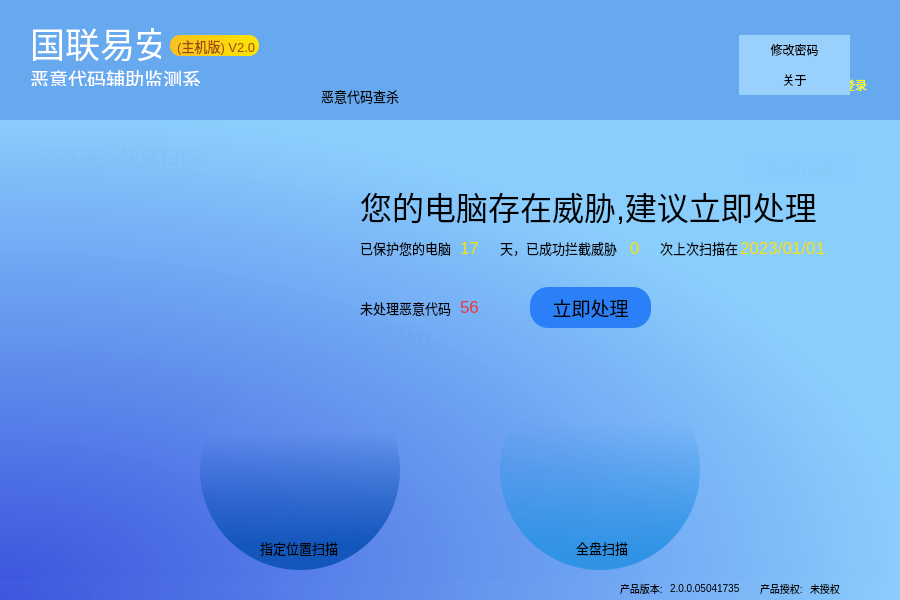
<?xml version="1.0" encoding="UTF-8"?>
<ui version="4.0">
 <class>MainWindow</class>
 <widget class="QWidget" name="MainWindow">
  <property name="geometry">
   <rect>
    <x>0</x>
    <y>0</y>
    <width>900</width>
    <height>600</height>
   </rect>
  </property>
  <property name="windowTitle">
   <string>Form</string>
  </property>
  <property name="styleSheet">
   <string notr="true">QWidget{border-radius: 10px;}
border: none;</string>
  </property>
  <widget class="QFrame" name="BackGroundFrame">
   <property name="geometry">
    <rect>
     <x>0</x>
     <y>0</y>
     <width>900</width>
     <height>600</height>
    </rect>
   </property>
   <property name="styleSheet">
    <string notr="true">border-radius: 0;</string>
   </property>
   <property name="frameShape">
    <enum>QFrame::StyledPanel</enum>
   </property>
   <property name="frameShadow">
    <enum>QFrame::Raised</enum>
   </property>
   <widget class="QFrame" name="TopFrame">
    <property name="geometry">
     <rect>
      <x>0</x>
      <y>0</y>
      <width>900</width>
      <height>120</height>
     </rect>
    </property>
    <property name="styleSheet">
     <string notr="true">background-color: rgb(102, 169, 239);
border: none;</string>
    </property>
    <property name="frameShape">
     <enum>QFrame::StyledPanel</enum>
    </property>
    <property name="frameShadow">
     <enum>QFrame::Raised</enum>
    </property>
    <widget class="QFrame" name="ButtonFrame">
     <property name="geometry">
      <rect>
       <x>300</x>
       <y>0</y>
       <width>360</width>
       <height>120</height>
      </rect>
     </property>
     <property name="frameShape">
      <enum>QFrame::StyledPanel</enum>
     </property>
     <property name="frameShadow">
      <enum>QFrame::Raised</enum>
     </property>
     <widget class="QPushButton" name="KillButton">
      <property name="geometry">
       <rect>
        <x>0</x>
        <y>0</y>
        <width>120</width>
        <height>120</height>
       </rect>
      </property>
      <property name="cursor">
       <cursorShape>PointingHandCursor</cursorShape>
      </property>
      <property name="styleSheet">
       <string notr="true">:hover{
	background-color: qlineargradient(spread:pad, x1:0.985075, y1:1, x2:1, y2:0, stop:0 rgba(118, 180, 242, 255), stop:1 rgba(167, 203, 240, 255));
}</string>
      </property>
      <property name="text">
       <string/>
      </property>
      <property name="icon">
       <iconset>
        <normaloff>../statics/imgs/Lock.png</normaloff>../statics/imgs/Lock.png</iconset>
      </property>
      <property name="iconSize">
       <size>
        <width>30</width>
        <height>30</height>
       </size>
      </property>
     </widget>
     <widget class="QLabel" name="KillButtonName">
      <property name="geometry">
       <rect>
        <x>21</x>
        <y>88</y>
        <width>81</width>
        <height>16</height>
       </rect>
      </property>
      <property name="styleSheet">
       <string notr="true">background-color: transparent;
font-size:13px;</string>
      </property>
      <property name="text">
       <string>恶意代码查杀</string>
      </property>
     </widget>
    </widget>
    <widget class="QFrame" name="MenuFrame">
     <property name="geometry">
      <rect>
       <x>660</x>
       <y>0</y>
       <width>240</width>
       <height>120</height>
      </rect>
     </property>
     <property name="frameShape">
      <enum>QFrame::StyledPanel</enum>
     </property>
     <property name="frameShadow">
      <enum>QFrame::Raised</enum>
     </property>
     <widget class="QPushButton" name="CloseButton">
      <property name="geometry">
       <rect>
        <x>195</x>
        <y>5</y>
        <width>30</width>
        <height>30</height>
       </rect>
      </property>
      <property name="cursor">
       <cursorShape>PointingHandCursor</cursorShape>
      </property>
      <property name="styleSheet">
       <string notr="true">:hover{
	background-color: qlineargradient(spread:pad, x1:0.985075, y1:1, x2:1, y2:0, stop:0 rgba(118, 180, 242, 255), stop:1 rgba(167, 203, 240, 255));
}</string>
      </property>
      <property name="text">
       <string/>
      </property>
      <property name="icon">
       <iconset>
        <normaloff>../statics/imgs/close.png</normaloff>../statics/imgs/close.png</iconset>
      </property>
      <property name="iconSize">
       <size>
        <width>23</width>
        <height>23</height>
       </size>
      </property>
     </widget>
     <widget class="QPushButton" name="MiniButtuon">
      <property name="geometry">
       <rect>
        <x>155</x>
        <y>5</y>
        <width>30</width>
        <height>30</height>
       </rect>
      </property>
      <property name="cursor">
       <cursorShape>PointingHandCursor</cursorShape>
      </property>
      <property name="styleSheet">
       <string notr="true">:hover{
	background-color: qlineargradient(spread:pad, x1:0.985075, y1:1, x2:1, y2:0, stop:0 rgba(118, 180, 242, 255), stop:1 rgba(167, 203, 240, 255));
}</string>
      </property>
      <property name="text">
       <string/>
      </property>
      <property name="icon">
       <iconset>
        <normaloff>../statics/imgs/mini.png</normaloff>../statics/imgs/mini.png</iconset>
      </property>
      <property name="iconSize">
       <size>
        <width>18</width>
        <height>18</height>
       </size>
      </property>
     </widget>
     <widget class="QPushButton" name="SetButtuon">
      <property name="geometry">
       <rect>
        <x>115</x>
        <y>5</y>
        <width>30</width>
        <height>30</height>
       </rect>
      </property>
      <property name="cursor">
       <cursorShape>PointingHandCursor</cursorShape>
      </property>
      <property name="styleSheet">
       <string notr="true">:hover{
	background-color: qlineargradient(spread:pad, x1:0.985075, y1:1, x2:1, y2:0, stop:0 rgba(118, 180, 242, 255), stop:1 rgba(167, 203, 240, 255));
}</string>
      </property>
      <property name="text">
       <string/>
      </property>
      <property name="icon">
       <iconset>
        <normaloff>../statics/imgs/more.png</normaloff>../statics/imgs/more.png</iconset>
      </property>
      <property name="iconSize">
       <size>
        <width>20</width>
        <height>20</height>
       </size>
      </property>
     </widget>
     <widget class="QPushButton" name="SkinButton">
      <property name="geometry">
       <rect>
        <x>75</x>
        <y>5</y>
        <width>30</width>
        <height>30</height>
       </rect>
      </property>
      <property name="cursor">
       <cursorShape>PointingHandCursor</cursorShape>
      </property>
      <property name="styleSheet">
       <string notr="true">:hover{
	background-color: qlineargradient(spread:pad, x1:0.985075, y1:1, x2:1, y2:0, stop:0 rgba(118, 180, 242, 255), stop:1 rgba(167, 203, 240, 255));
}</string>
      </property>
      <property name="text">
       <string/>
      </property>
      <property name="icon">
       <iconset>
        <normaloff>../statics/imgs/skin.png</normaloff>../statics/imgs/skin.png</iconset>
      </property>
      <property name="iconSize">
       <size>
        <width>20</width>
        <height>20</height>
       </size>
      </property>
     </widget>
     <widget class="QPushButton" name="LoginButton">
      <property name="geometry">
       <rect>
        <x>165</x>
        <y>70</y>
        <width>60</width>
        <height>30</height>
       </rect>
      </property>
      <property name="cursor">
       <cursorShape>PointingHandCursor</cursorShape>
      </property>
      <property name="styleSheet">
       <string notr="true">QPushButton{
	color: yellow;
	border-radius: 15;
}
:hover{
	background-color: rgb(145, 193, 243);
}</string>
      </property>
      <property name="text">
       <string>登录</string>
      </property>
     </widget>
     <widget class="QLabel" name="label">
      <property name="geometry">
       <rect>
        <x>90</x>
        <y>70</y>
        <width>52</width>
        <height>30</height>
       </rect>
      </property>
      <property name="text">
       <string>普通用户</string>
      </property>
     </widget>
     <widget class="QLabel" name="AvatarLabel">
      <property name="geometry">
       <rect>
        <x>40</x>
        <y>60</y>
        <width>40</width>
        <height>40</height>
       </rect>
      </property>
      <property name="text">
       <string/>
      </property>
     </widget>
     <widget class="Line" name="line">
      <property name="enabled">
       <bool>true</bool>
      </property>
      <property name="geometry">
       <rect>
        <x>160</x>
        <y>75</y>
        <width>2</width>
        <height>20</height>
       </rect>
      </property>
      <property name="styleSheet">
       <string notr="true">background-color: rgb(255, 255, 255);</string>
      </property>
      <property name="orientation">
       <enum>Qt::Vertical</enum>
      </property>
     </widget>
     <widget class="QFrame" name="MoreMenuFrame">
      <property name="enabled">
       <bool>true</bool>
      </property>
      <property name="geometry">
       <rect>
        <x>79</x>
        <y>35</y>
        <width>111</width>
        <height>60</height>
       </rect>
      </property>
      <property name="styleSheet">
       <string notr="true">background-color: rgb(154, 209, 252);</string>
      </property>
      <property name="frameShape">
       <enum>QFrame::StyledPanel</enum>
      </property>
      <property name="frameShadow">
       <enum>QFrame::Raised</enum>
      </property>
      <widget class="QPushButton" name="ChangePassButton">
       <property name="geometry">
        <rect>
         <x>0</x>
         <y>0</y>
         <width>111</width>
         <height>30</height>
        </rect>
       </property>
       <property name="styleSheet">
        <string notr="true">:hover{
 color: black;
}</string>
       </property>
       <property name="text">
        <string>修改密码</string>
       </property>
      </widget>
      <widget class="QPushButton" name="AboutButton">
       <property name="geometry">
        <rect>
         <x>0</x>
         <y>30</y>
         <width>111</width>
         <height>30</height>
        </rect>
       </property>
       <property name="styleSheet">
        <string notr="true">:hover{
 color: black;
}</string>
       </property>
       <property name="text">
        <string>关于</string>
       </property>
      </widget>
     </widget>
    </widget>
    <widget class="QFrame" name="LogoFrame">
     <property name="geometry">
      <rect>
       <x>0</x>
       <y>0</y>
       <width>300</width>
       <height>120</height>
      </rect>
     </property>
     <property name="frameShape">
      <enum>QFrame::StyledPanel</enum>
     </property>
     <property name="frameShadow">
      <enum>QFrame::Raised</enum>
     </property>
     <widget class="QLabel" name="TitleLabel">
      <property name="geometry">
       <rect>
        <x>30</x>
        <y>25</y>
        <width>131</width>
        <height>36</height>
       </rect>
      </property>
      <property name="font">
       <font>
        <family>YouSheBiaoTiHei</family>
        <pointsize>-1</pointsize>
       </font>
      </property>
      <property name="styleSheet">
       <string notr="true">background-color: transparent;
color: rgb(255, 255, 255);
font-size:35px;</string>
      </property>
      <property name="text">
       <string>国联易安</string>
      </property>
     </widget>
     <widget class="QLabel" name="VersionLabel">
      <property name="geometry">
       <rect>
        <x>170</x>
        <y>35</y>
        <width>89</width>
        <height>21</height>
       </rect>
      </property>
      <property name="font">
       <font>
        <pointsize>-1</pointsize>
       </font>
      </property>
      <property name="styleSheet">
       <string notr="true">background-color: qlineargradient(spread:pad, x1:0, y1:0.505682, x2:1, y2:0.505682, stop:0 rgba(250, 193, 31, 255), stop:1 rgba(252, 228, 4, 255));
color: rgb(156, 69, 21);
border-radius: 10;
font-size:13px;</string>
      </property>
      <property name="text">
       <string>  (主机版) V2.0 </string>
      </property>
     </widget>
     <widget class="QLabel" name="SloganLabel">
      <property name="geometry">
       <rect>
        <x>30</x>
        <y>70</y>
        <width>171</width>
        <height>16</height>
       </rect>
      </property>
      <property name="font">
       <font>
        <family>YouSheBiaoTiHei</family>
        <pointsize>-1</pointsize>
       </font>
      </property>
      <property name="styleSheet">
       <string notr="true">color: rgb(255, 255, 255);
font-size:19px;</string>
      </property>
      <property name="text">
       <string>恶意代码辅助监测系统</string>
      </property>
     </widget>
    </widget>
   </widget>
   <widget class="QFrame" name="BodyFrame">
    <property name="geometry">
     <rect>
      <x>0</x>
      <y>120</y>
      <width>900</width>
      <height>460</height>
     </rect>
    </property>
    <property name="styleSheet">
     <string notr="true">background-color: qradialgradient(spread:pad, cx:0, cy:1, radius:1.02262, fx:0, fy:1, stop:0 rgba(60, 86, 222, 255), stop:0.995025 rgba(138, 206, 253, 250));
border: none;</string>
    </property>
    <property name="frameShape">
     <enum>QFrame::StyledPanel</enum>
    </property>
    <property name="frameShadow">
     <enum>QFrame::Raised</enum>
    </property>
    <widget class="QFrame" name="UpperFrame">
     <property name="geometry">
      <rect>
       <x>0</x>
       <y>0</y>
       <width>900</width>
       <height>240</height>
      </rect>
     </property>
     <property name="styleSheet">
      <string notr="true">background-color: transparent;</string>
     </property>
     <property name="frameShape">
      <enum>QFrame::StyledPanel</enum>
     </property>
     <property name="frameShadow">
      <enum>QFrame::Raised</enum>
     </property>
     <widget class="QFrame" name="TextFrame">
      <property name="geometry">
       <rect>
        <x>350</x>
        <y>20</y>
        <width>541</width>
        <height>211</height>
       </rect>
      </property>
      <property name="font">
       <font>
        <family>.AppleSystemUIFont</family>
       </font>
      </property>
      <property name="frameShape">
       <enum>QFrame::StyledPanel</enum>
      </property>
      <property name="frameShadow">
       <enum>QFrame::Raised</enum>
      </property>
      <widget class="QLabel" name="WarningLabel">
       <property name="geometry">
        <rect>
         <x>10</x>
         <y>45</y>
         <width>461</width>
         <height>41</height>
        </rect>
       </property>
       <property name="font">
        <font>
         <pointsize>-1</pointsize>
        </font>
       </property>
       <property name="styleSheet">
        <string notr="true">font-size:32px;</string>
       </property>
       <property name="text">
        <string>您的电脑存在威胁,建议立即处理</string>
       </property>
      </widget>
      <widget class="QLabel" name="describe1">
       <property name="geometry">
        <rect>
         <x>10</x>
         <y>100</y>
         <width>91</width>
         <height>16</height>
        </rect>
       </property>
       <property name="styleSheet">
        <string notr="true">font-size:13px;</string>
       </property>
       <property name="text">
        <string>已保护您的电脑</string>
       </property>
      </widget>
      <widget class="QLabel" name="DaysLabel">
       <property name="geometry">
        <rect>
         <x>110</x>
         <y>100</y>
         <width>41</width>
         <height>16</height>
        </rect>
       </property>
       <property name="font">
        <font>
         <pointsize>-1</pointsize>
        </font>
       </property>
       <property name="styleSheet">
        <string notr="true">color: rgb(252, 225, 7);
font-size:17px;</string>
       </property>
       <property name="text">
        <string>17</string>
       </property>
      </widget>
      <widget class="QLabel" name="describe2">
       <property name="geometry">
        <rect>
         <x>150</x>
         <y>100</y>
         <width>121</width>
         <height>16</height>
        </rect>
       </property>
       <property name="styleSheet">
        <string notr="true">font-size:13px;</string>
       </property>
       <property name="text">
        <string>天，已成功拦截威胁</string>
       </property>
      </widget>
      <widget class="QLabel" name="TimesLabel">
       <property name="geometry">
        <rect>
         <x>280</x>
         <y>100</y>
         <width>31</width>
         <height>16</height>
        </rect>
       </property>
       <property name="font">
        <font>
         <pointsize>-1</pointsize>
        </font>
       </property>
       <property name="styleSheet">
        <string notr="true">color: rgb(252, 225, 7);
font-size:17px;</string>
       </property>
       <property name="text">
        <string>0</string>
       </property>
      </widget>
      <widget class="QLabel" name="describe3">
       <property name="geometry">
        <rect>
         <x>310</x>
         <y>100</y>
         <width>81</width>
         <height>16</height>
        </rect>
       </property>
       <property name="styleSheet">
        <string notr="true">font-size:13px;</string>
       </property>
       <property name="text">
        <string>次上次扫描在</string>
       </property>
      </widget>
      <widget class="QLabel" name="DateLabel">
       <property name="geometry">
        <rect>
         <x>390</x>
         <y>100</y>
         <width>91</width>
         <height>16</height>
        </rect>
       </property>
       <property name="font">
        <font>
         <pointsize>-1</pointsize>
        </font>
       </property>
       <property name="styleSheet">
        <string notr="true">color: rgb(252, 225, 7);
font-size:17px;</string>
       </property>
       <property name="text">
        <string>2023/01/01</string>
       </property>
      </widget>
      <widget class="QLabel" name="describe4">
       <property name="geometry">
        <rect>
         <x>10</x>
         <y>160</y>
         <width>91</width>
         <height>16</height>
        </rect>
       </property>
       <property name="styleSheet">
        <string notr="true">font-size:13px;</string>
       </property>
       <property name="text">
        <string>未处理恶意代码</string>
       </property>
      </widget>
      <widget class="QLabel" name="TotelLabel">
       <property name="geometry">
        <rect>
         <x>110</x>
         <y>159</y>
         <width>41</width>
         <height>16</height>
        </rect>
       </property>
       <property name="font">
        <font>
         <pointsize>-1</pointsize>
        </font>
       </property>
       <property name="styleSheet">
        <string notr="true">color: rgb(231, 57, 66);
font-size:17px;</string>
       </property>
       <property name="text">
        <string>56</string>
       </property>
      </widget>
      <widget class="QPushButton" name="ProcessButton">
       <property name="geometry">
        <rect>
         <x>180</x>
         <y>147</y>
         <width>121</width>
         <height>41</height>
        </rect>
       </property>
       <property name="font">
        <font>
         <pointsize>-1</pointsize>
        </font>
       </property>
       <property name="cursor">
        <cursorShape>PointingHandCursor</cursorShape>
       </property>
       <property name="styleSheet">
        <string notr="true">QPushButton{
    font-size:19px;
	background-color: rgb(43, 128, 247);
	border-radius: 18;
}
:hover{
	font-size:19px;
	background-color: rgb(126, 216, 255);
}</string>
       </property>
       <property name="text">
        <string>立即处理</string>
       </property>
      </widget>
     </widget>
     <widget class="QPushButton" name="ScanButton">
      <property name="geometry">
       <rect>
        <x>100</x>
        <y>10</y>
        <width>220</width>
        <height>220</height>
       </rect>
      </property>
      <property name="cursor">
       <cursorShape>PointingHandCursor</cursorShape>
      </property>
      <property name="text">
       <string/>
      </property>
      <property name="icon">
       <iconset>
        <normaloff>../statics/imgs/ScanButton.png</normaloff>../statics/imgs/ScanButton.png</iconset>
      </property>
      <property name="iconSize">
       <size>
        <width>220</width>
        <height>220</height>
       </size>
      </property>
     </widget>
    </widget>
    <widget class="QFrame" name="DownFrame">
     <property name="geometry">
      <rect>
       <x>0</x>
       <y>240</y>
       <width>900</width>
       <height>220</height>
      </rect>
     </property>
     <property name="cursor">
      <cursorShape>ArrowCursor</cursorShape>
     </property>
     <property name="styleSheet">
      <string notr="true">background-color: transparent;</string>
     </property>
     <property name="frameShape">
      <enum>QFrame::StyledPanel</enum>
     </property>
     <property name="frameShadow">
      <enum>QFrame::Raised</enum>
     </property>
     <widget class="QPushButton" name="PartScanButton">
      <property name="geometry">
       <rect>
        <x>200</x>
        <y>10</y>
        <width>200</width>
        <height>200</height>
       </rect>
      </property>
      <property name="cursor">
       <cursorShape>PointingHandCursor</cursorShape>
      </property>
      <property name="styleSheet">
       <string notr="true">background-color: qlineargradient(spread:pad, x1:0.502488, y1:0.864, x2:0.487562, y2:0.3125, stop:0 rgba(20, 87, 188, 255), stop:1 rgba(118, 156, 243, 22));
border-radius: 100;</string>
      </property>
      <property name="text">
       <string/>
      </property>
      <property name="icon">
       <iconset>
        <normaloff>../statics/imgs/PartScanButton.png</normaloff>../statics/imgs/PartScanButton.png</iconset>
      </property>
      <property name="iconSize">
       <size>
        <width>200</width>
        <height>200</height>
       </size>
      </property>
     </widget>
     <widget class="QPushButton" name="AllSacnButton">
      <property name="geometry">
       <rect>
        <x>500</x>
        <y>10</y>
        <width>200</width>
        <height>200</height>
       </rect>
      </property>
      <property name="cursor">
       <cursorShape>PointingHandCursor</cursorShape>
      </property>
      <property name="styleSheet">
       <string notr="true">background-color: qlineargradient(spread:pad, x1:0.506975, y1:0.903, x2:0.502, y2:0.25, stop:0 rgba(48, 147, 230, 255), stop:1 rgba(144, 195, 250, 0));
border-radius: 100;</string>
      </property>
      <property name="text">
       <string/>
      </property>
      <property name="icon">
       <iconset>
        <normaloff>../statics/imgs/AllScanButton.png</normaloff>../statics/imgs/AllScanButton.png</iconset>
      </property>
      <property name="iconSize">
       <size>
        <width>200</width>
        <height>200</height>
       </size>
      </property>
     </widget>
     <widget class="QLabel" name="PartButtonName">
      <property name="geometry">
       <rect>
        <x>260</x>
        <y>180</y>
        <width>81</width>
        <height>16</height>
       </rect>
      </property>
      <property name="styleSheet">
       <string notr="true">font-size:13px;</string>
      </property>
      <property name="text">
       <string>指定位置扫描</string>
      </property>
     </widget>
     <widget class="QLabel" name="AllButtonName">
      <property name="geometry">
       <rect>
        <x>576</x>
        <y>180</y>
        <width>61</width>
        <height>16</height>
       </rect>
      </property>
      <property name="styleSheet">
       <string notr="true">font-size:13px;</string>
      </property>
      <property name="text">
       <string>全盘扫描</string>
      </property>
     </widget>
    </widget>
   </widget>
   <widget class="QFrame" name="ResultFrame">
    <property name="geometry">
     <rect>
      <x>0</x>
      <y>120</y>
      <width>900</width>
      <height>460</height>
     </rect>
    </property>
    <property name="styleSheet">
     <string notr="true">background-color: qradialgradient(spread:pad, cx:0, cy:1, radius:1.02262, fx:0, fy:1, stop:0 rgba(60, 86, 222, 255), stop:0.995025 rgba(138, 206, 253, 250));
border: none;</string>
    </property>
    <property name="frameShape">
     <enum>QFrame::StyledPanel</enum>
    </property>
    <property name="frameShadow">
     <enum>QFrame::Raised</enum>
    </property>
    <widget class="QLabel" name="label_10">
     <property name="geometry">
      <rect>
       <x>50</x>
       <y>30</y>
       <width>71</width>
       <height>31</height>
      </rect>
     </property>
     <property name="font">
      <font>
       <pointsize>-1</pointsize>
      </font>
     </property>
     <property name="styleSheet">
      <string notr="true">background-color: transparent;
font-size:23px;</string>
     </property>
     <property name="text">
      <string>共发现</string>
     </property>
    </widget>
    <widget class="QLabel" name="BugCountLabel">
     <property name="geometry">
      <rect>
       <x>130</x>
       <y>30</y>
       <width>61</width>
       <height>31</height>
      </rect>
     </property>
     <property name="font">
      <font>
       <pointsize>-1</pointsize>
      </font>
     </property>
     <property name="styleSheet">
      <string notr="true">background-color: transparent;
color: red;
font-size:23px;</string>
     </property>
     <property name="text">
      <string>23</string>
     </property>
    </widget>
    <widget class="QLabel" name="label_12">
     <property name="geometry">
      <rect>
       <x>190</x>
       <y>30</y>
       <width>91</width>
       <height>31</height>
      </rect>
     </property>
     <property name="font">
      <font>
       <pointsize>-1</pointsize>
      </font>
     </property>
     <property name="styleSheet">
      <string notr="true">background-color: transparent;
font-size:23px;</string>
     </property>
     <property name="text">
      <string>威胁文件</string>
     </property>
    </widget>
    <widget class="QLabel" name="label_13">
     <property name="geometry">
      <rect>
       <x>50</x>
       <y>70</y>
       <width>31</width>
       <height>21</height>
      </rect>
     </property>
     <property name="font">
      <font>
       <pointsize>-1</pointsize>
      </font>
     </property>
     <property name="styleSheet">
      <string notr="true">background-color: transparent;
font-size:13px;</string>
     </property>
     <property name="text">
      <string>用时</string>
     </property>
    </widget>
    <widget class="QLabel" name="TimeCostLabel">
     <property name="geometry">
      <rect>
       <x>80</x>
       <y>70</y>
       <width>61</width>
       <height>21</height>
      </rect>
     </property>
     <property name="font">
      <font>
       <pointsize>-1</pointsize>
      </font>
     </property>
     <property name="styleSheet">
      <string notr="true">background-color: transparent;
color: yellow;
font-size:13px;</string>
     </property>
     <property name="text">
      <string>00:31:38</string>
     </property>
    </widget>
    <widget class="QLabel" name="label_15">
     <property name="geometry">
      <rect>
       <x>140</x>
       <y>70</y>
       <width>31</width>
       <height>21</height>
      </rect>
     </property>
     <property name="font">
      <font>
       <pointsize>-1</pointsize>
      </font>
     </property>
     <property name="styleSheet">
      <string notr="true">background-color: transparent;
font-size:13px;</string>
     </property>
     <property name="text">
      <string>扫描</string>
     </property>
    </widget>
    <widget class="QLabel" name="FileCountLabel">
     <property name="geometry">
      <rect>
       <x>170</x>
       <y>70</y>
       <width>41</width>
       <height>21</height>
      </rect>
     </property>
     <property name="font">
      <font>
       <pointsize>-1</pointsize>
      </font>
     </property>
     <property name="styleSheet">
      <string notr="true">background-color: transparent;
color: yellow;
font-size:13px;</string>
     </property>
     <property name="text">
      <string>9765</string>
     </property>
    </widget>
    <widget class="QLabel" name="label_17">
     <property name="geometry">
      <rect>
       <x>210</x>
       <y>70</y>
       <width>161</width>
       <height>21</height>
      </rect>
     </property>
     <property name="font">
      <font>
       <pointsize>-1</pointsize>
      </font>
     </property>
     <property name="styleSheet">
      <string notr="true">background-color: transparent;
font-size:13px;</string>
     </property>
     <property name="text">
      <string>文件，建议立即进行处理</string>
     </property>
    </widget>
    <widget class="QPushButton" name="NotDealResButton">
     <property name="geometry">
      <rect>
       <x>610</x>
       <y>50</y>
       <width>81</width>
       <height>21</height>
      </rect>
     </property>
     <property name="font">
      <font>
       <pointsize>-1</pointsize>
       <underline>true</underline>
      </font>
     </property>
     <property name="cursor">
      <cursorShape>PointingHandCursor</cursorShape>
     </property>
     <property name="styleSheet">
      <string notr="true">font-size:13px;
background-color: transparent;
text-decoration: underline;
color: grey;</string>
     </property>
     <property name="text">
      <string>暂不处理</string>
     </property>
    </widget>
    <widget class="QPushButton" name="DealResButton">
     <property name="geometry">
      <rect>
       <x>710</x>
       <y>40</y>
       <width>121</width>
       <height>41</height>
      </rect>
     </property>
     <property name="font">
      <font>
       <pointsize>-1</pointsize>
      </font>
     </property>
     <property name="cursor">
      <cursorShape>PointingHandCursor</cursorShape>
     </property>
     <property name="styleSheet">
      <string notr="true">QPushButton{
font-size:19px;
	background-color: rgb(43, 128, 247);
	border-radius: 18;
}
:hover{
font-size:19px;
	background-color: rgb(126, 216, 255);
}</string>
     </property>
     <property name="text">
      <string>立即处理</string>
     </property>
    </widget>
    <widget class="QFrame" name="BugListFrame">
     <property name="geometry">
      <rect>
       <x>50</x>
       <y>100</y>
       <width>801</width>
       <height>351</height>
      </rect>
     </property>
     <property name="styleSheet">
      <string notr="true">background-color: rgba(149, 196, 250, 77);
border-radius: 15;</string>
     </property>
     <property name="frameShape">
      <enum>QFrame::StyledPanel</enum>
     </property>
     <property name="frameShadow">
      <enum>QFrame::Raised</enum>
     </property>
     <widget class="QFrame" name="frame">
      <property name="geometry">
       <rect>
        <x>20</x>
        <y>10</y>
        <width>761</width>
        <height>35</height>
       </rect>
      </property>
      <property name="styleSheet">
       <string notr="true">background-color: qlineargradient(spread:pad, x1:1, y1:0.517045, x2:0, y2:0.517, stop:0 rgba(101, 150, 242, 249), stop:1 rgba(106, 171, 239, 234));</string>
      </property>
      <property name="frameShape">
       <enum>QFrame::StyledPanel</enum>
      </property>
      <property name="frameShadow">
       <enum>QFrame::Raised</enum>
      </property>
      <widget class="QLabel" name="label_2">
       <property name="geometry">
        <rect>
         <x>20</x>
         <y>8</y>
         <width>19</width>
         <height>19</height>
        </rect>
       </property>
       <property name="styleSheet">
        <string notr="true">background-color: transparent;</string>
       </property>
       <property name="text">
        <string/>
       </property>
       <property name="pixmap">
        <pixmap>../statics/imgs/right.png</pixmap>
       </property>
       <property name="scaledContents">
        <bool>true</bool>
       </property>
      </widget>
      <widget class="QLabel" name="label_3">
       <property name="geometry">
        <rect>
         <x>50</x>
         <y>9</y>
         <width>58</width>
         <height>16</height>
        </rect>
       </property>
       <property name="font">
        <font>
         <pointsize>-1</pointsize>
        </font>
       </property>
       <property name="styleSheet">
        <string notr="true">background-color: transparent;
font-size:13px;</string>
       </property>
       <property name="text">
        <string>系统安全</string>
       </property>
      </widget>
      <widget class="QLabel" name="label_4">
       <property name="geometry">
        <rect>
         <x>640</x>
         <y>10</y>
         <width>31</width>
         <height>16</height>
        </rect>
       </property>
       <property name="font">
        <font>
         <pointsize>-1</pointsize>
        </font>
       </property>
       <property name="styleSheet">
        <string notr="true">font-size:13px;
background-color: transparent;</string>
       </property>
       <property name="text">
        <string>发现</string>
       </property>
      </widget>
      <widget class="QLabel" name="ResBugCountLabel">
       <property name="geometry">
        <rect>
         <x>680</x>
         <y>10</y>
         <width>31</width>
         <height>16</height>
        </rect>
       </property>
       <property name="font">
        <font>
         <pointsize>-1</pointsize>
        </font>
       </property>
       <property name="styleSheet">
        <string notr="true">font-size:13px;
background-color: transparent;
color: red;</string>
       </property>
       <property name="text">
        <string>28</string>
       </property>
      </widget>
      <widget class="QLabel" name="label_6">
       <property name="geometry">
        <rect>
         <x>710</x>
         <y>10</y>
         <width>31</width>
         <height>16</height>
        </rect>
       </property>
       <property name="font">
        <font>
         <pointsize>-1</pointsize>
        </font>
       </property>
       <property name="styleSheet">
        <string notr="true">font-size:13px;
background-color: transparent;</string>
       </property>
       <property name="text">
        <string>威胁</string>
       </property>
      </widget>
     </widget>
     <widget class="QWidget" name="verticalLayoutWidget">
      <property name="geometry">
       <rect>
        <x>0</x>
        <y>50</y>
        <width>801</width>
        <height>301</height>
       </rect>
      </property>
      <layout class="QVBoxLayout" name="verticalLayout_2">
       <item>
        <widget class="QScrollArea" name="scrollArea">
         <property name="styleSheet">
          <string notr="true">background-color: transparent;
border-top-left-radius: 0px;
 border-top-right-radius: 0px;
 border-bottom-left-radius: 15px; 
border-bottom-right-radius: 15px;</string>
         </property>
         <property name="widgetResizable">
          <bool>true</bool>
         </property>
         <widget class="QWidget" name="scrollAreaWidgetContents_2">
          <property name="geometry">
           <rect>
            <x>0</x>
            <y>0</y>
            <width>799</width>
            <height>299</height>
           </rect>
          </property>
         </widget>
        </widget>
       </item>
      </layout>
     </widget>
    </widget>
   </widget>
   <widget class="QFrame" name="BottomFrame">
    <property name="geometry">
     <rect>
      <x>0</x>
      <y>120</y>
      <width>900</width>
      <height>480</height>
     </rect>
    </property>
    <property name="styleSheet">
     <string notr="true">background-color: qradialgradient(spread:pad, cx:0, cy:1, radius:1.02262, fx:0, fy:1, stop:0 rgba(60, 86, 222, 255), stop:0.995025 rgba(138, 206, 253, 250));
border: none;</string>
    </property>
    <property name="frameShape">
     <enum>QFrame::StyledPanel</enum>
    </property>
    <property name="frameShadow">
     <enum>QFrame::Raised</enum>
    </property>
    <widget class="QLabel" name="label_20">
     <property name="geometry">
      <rect>
       <x>760</x>
       <y>460</y>
       <width>51</width>
       <height>16</height>
      </rect>
     </property>
     <property name="font">
      <font>
       <pointsize>-1</pointsize>
      </font>
     </property>
     <property name="styleSheet">
      <string notr="true">background-color:transparent;
font-size:10px;</string>
     </property>
     <property name="text">
      <string>产品授权:</string>
     </property>
    </widget>
    <widget class="QLabel" name="label_21">
     <property name="geometry">
      <rect>
       <x>620</x>
       <y>460</y>
       <width>51</width>
       <height>16</height>
      </rect>
     </property>
     <property name="font">
      <font>
       <pointsize>-1</pointsize>
      </font>
     </property>
     <property name="styleSheet">
      <string notr="true">background-color:transparent;
font-size:10px;</string>
     </property>
     <property name="text">
      <string>产品版本:</string>
     </property>
    </widget>
    <widget class="QLabel" name="label_22">
     <property name="geometry">
      <rect>
       <x>670</x>
       <y>460</y>
       <width>81</width>
       <height>16</height>
      </rect>
     </property>
     <property name="font">
      <font>
       <pointsize>-1</pointsize>
      </font>
     </property>
     <property name="styleSheet">
      <string notr="true">background-color:transparent;
font-size:10px;</string>
     </property>
     <property name="text">
      <string>2.0.0.05041735</string>
     </property>
    </widget>
    <widget class="QLabel" name="label_23">
     <property name="geometry">
      <rect>
       <x>810</x>
       <y>460</y>
       <width>51</width>
       <height>16</height>
      </rect>
     </property>
     <property name="font">
      <font>
       <pointsize>-1</pointsize>
      </font>
     </property>
     <property name="styleSheet">
      <string notr="true">background-color:transparent;
font-size:10px;</string>
     </property>
     <property name="text">
      <string>未授权</string>
     </property>
    </widget>
   </widget>
   <widget class="QFrame" name="ScanningFrame">
    <property name="geometry">
     <rect>
      <x>0</x>
      <y>120</y>
      <width>900</width>
      <height>460</height>
     </rect>
    </property>
    <property name="font">
     <font>
      <family>宋体</family>
     </font>
    </property>
    <property name="styleSheet">
     <string notr="true">background-color: qradialgradient(spread:pad, cx:0, cy:1, radius:1.02262, fx:0, fy:1, stop:0 rgba(60, 86, 222, 255), stop:0.995025 rgba(138, 206, 253, 250));
border: none;</string>
    </property>
    <property name="frameShape">
     <enum>QFrame::StyledPanel</enum>
    </property>
    <property name="frameShadow">
     <enum>QFrame::Raised</enum>
    </property>
    <widget class="QLabel" name="label_5">
     <property name="geometry">
      <rect>
       <x>40</x>
       <y>20</y>
       <width>241</width>
       <height>31</height>
      </rect>
     </property>
     <property name="font">
      <font>
       <family>黑体</family>
       <pointsize>-1</pointsize>
      </font>
     </property>
     <property name="styleSheet">
      <string notr="true">background-color: transparent;
font-size: 20px;</string>
     </property>
     <property name="text">
      <string>正在进行快速扫描...</string>
     </property>
    </widget>
    <widget class="QLabel" name="FilePathLabel">
     <property name="geometry">
      <rect>
       <x>40</x>
       <y>50</y>
       <width>561</width>
       <height>21</height>
      </rect>
     </property>
     <property name="font">
      <font>
       <family>黑体</family>
       <pointsize>-1</pointsize>
      </font>
     </property>
     <property name="styleSheet">
      <string notr="true">background-color: transparent;
font-size:13px;</string>
     </property>
     <property name="text">
      <string/>
     </property>
    </widget>
    <widget class="QPushButton" name="CancelScanButton">
     <property name="geometry">
      <rect>
       <x>750</x>
       <y>33</y>
       <width>101</width>
       <height>31</height>
      </rect>
     </property>
     <property name="font">
      <font>
       <pointsize>-1</pointsize>
      </font>
     </property>
     <property name="cursor">
      <cursorShape>PointingHandCursor</cursorShape>
     </property>
     <property name="styleSheet">
      <string notr="true">QPushButton{
	font-size:17px;
	background-color: rgb(43, 128, 247);
	border-radius: 10;
}
:hover{
	background-color: rgb(126, 216, 255);
}</string>
     </property>
     <property name="text">
      <string>取消扫描</string>
     </property>
    </widget>
    <widget class="QLabel" name="ProcessNumberLabel">
     <property name="geometry">
      <rect>
       <x>380</x>
       <y>140</y>
       <width>151</width>
       <height>151</height>
      </rect>
     </property>
     <property name="font">
      <font>
       <pointsize>26</pointsize>
      </font>
     </property>
     <property name="styleSheet">
      <string notr="true">background-color:transparent;</string>
     </property>
     <property name="text">
      <string>1%</string>
     </property>
    </widget>
   </widget>
   <zorder>BottomFrame</zorder>
   <zorder>TopFrame</zorder>
   <zorder>ResultFrame</zorder>
   <zorder>ScanningFrame</zorder>
   <zorder>BodyFrame</zorder>
  </widget>
 </widget>
 <resources/>
 <connections/>
</ui>
